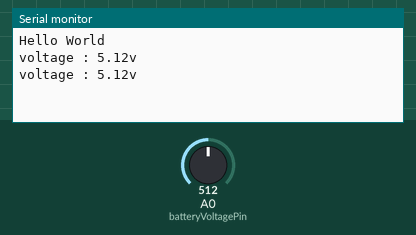
A sketch run on a simulated Arduino Uno, built with avr-gcc and run on an emulated ATmega328P. On the bench: the last lines printed to the serial monitor. The inputs (shaded band) are chosen by the test bench; at power-on: A0 (batteryVoltagePin) = 512.

Above: at 6.8 s.
6.9 s: A0 (batteryVoltagePin) set to 716
At 9.5 s:
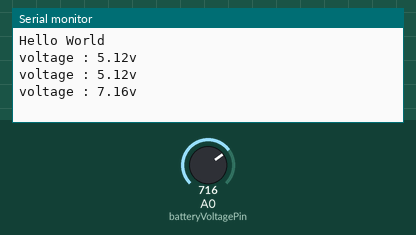
11.4 s: A0 (batteryVoltagePin) set to 900
At 12.9 s:
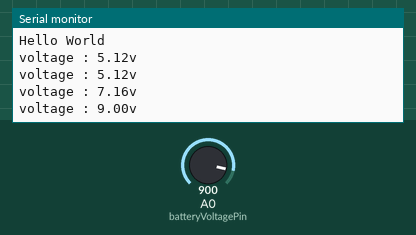
Timing chart, 0 to 14.4 s (numbered marks = the images above; inputs shaded):
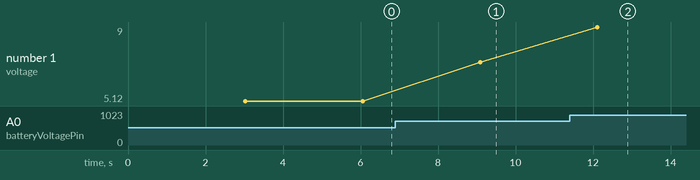

Measured:
- after the input at 6.9 s, the serial monitor: prints a new line after 2.2 s (image 1)
- after the input at 11.4 s, the serial monitor: prints a new line after 0.72 s (image 2)
- plotted number 1: 5.12 → 7.16 after the input at 6.9 s, 7.16 → 9 after the input at 11.4 s

The sketch:

adcBattery.ino
```cpp
/* Pinout Definition */
#define batteryVoltagePin A0

/* adcVoltage*/
int adcTimeout = 3000;

void setup() {
  // put your setup code here, to run once:
  Serial.begin(9600);
  Serial.write("Hello World\n");
}

void loop() {
  // put your main code here, to run repeatedly:
  delay(1);
  adcVoltage();
}

void adcVoltage(){
  if( 0 != adcTimeout)
  {
    adcTimeout--;
  }
  else
  {
    adcTimeout = 3000;
    float voltage = analogRead(batteryVoltagePin);
    Serial.print("voltage : ");
    Serial.print((voltage/100));
    Serial.println("v");
  }
}
```
